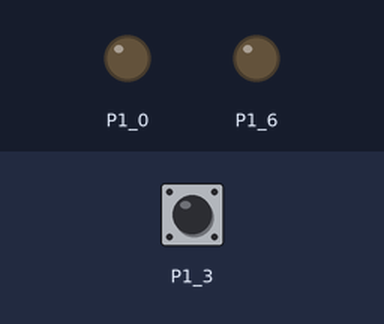
This sketch was run on a simulated TI MSP430 LaunchPad. Shown: output pins drawn as LEDs (lit = HIGH). Dashed ring = blinking. The inputs (shaded band) are chosen by the test bench; at power-on: P1_3 HIGH.

Above: at 1.2 s.
1.3 s: P1_3 pulled LOW for 0.15 s
At 1.55 s:
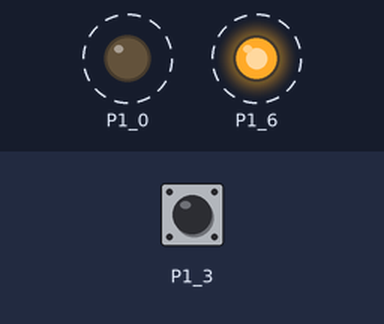
4.3 s: P1_3 pulled LOW for 1 s
At 6.8 s:
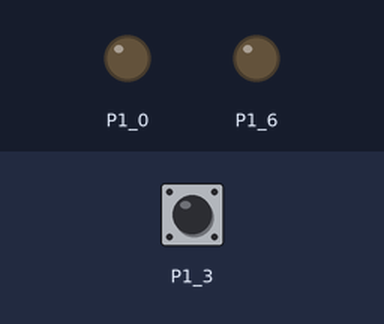
7.3 s: P1_3 pulled LOW for 3.2 s
At 7.45 s:
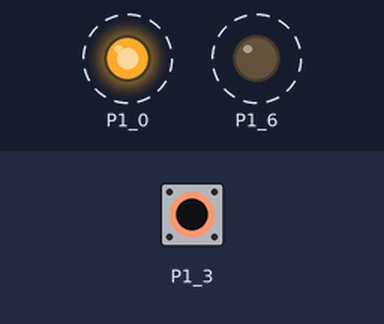
Timing chart, 0 to 12.8 s (numbered marks = the images above; inputs shaded):
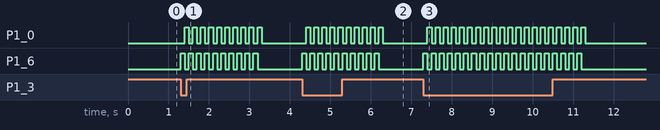

The sketch:

start_blinking.ino
```cpp
void setup()
{
    pinMode(GREEN_LED, OUTPUT);
    pinMode(RED_LED, OUTPUT);
    pinMode(PUSH2, INPUT_PULLUP);
}

int buttonState = 0;
int blinking = 0;

void loop()
{
  buttonState = digitalRead(PUSH2);
  if (buttonState == LOW) {
    for(int i=0;i<20;i++)
    {
      digitalWrite(GREEN_LED, 255*(!(i%2)));
      digitalWrite(RED_LED, 255*(i%2));
      delay(100);
    }
  }
  else {
    // turn LED off:
    digitalWrite(GREEN_LED, LOW);
    digitalWrite(RED_LED, LOW);
  }

}
```

Measured:
- after the input at 1.3 s, P1_0: alternates HIGH for 0.10 s and LOW for 0.10 s, 20 changes in all, then stays LOW, starting after 0.10 s; P1_6: alternates HIGH for 0.10 s and LOW for 0.10 s, 20 changes in all, then stays LOW, starting at once
- after the input at 4.3 s, P1_0: alternates HIGH for 0.10 s and LOW for 0.10 s, 20 changes in all, then stays LOW, starting after 0.10 s; P1_6: alternates HIGH for 0.10 s and LOW for 0.10 s, 20 changes in all, then stays LOW, starting at once
- after the input at 7.3 s, P1_0: alternates HIGH for 0.10 s and LOW for 0.10 s, 40 changes in all, then stays LOW, starting after 0.10 s; P1_6: alternates HIGH for 0.10 s and LOW for 0.10 s, 40 changes in all, then stays LOW, starting at once
